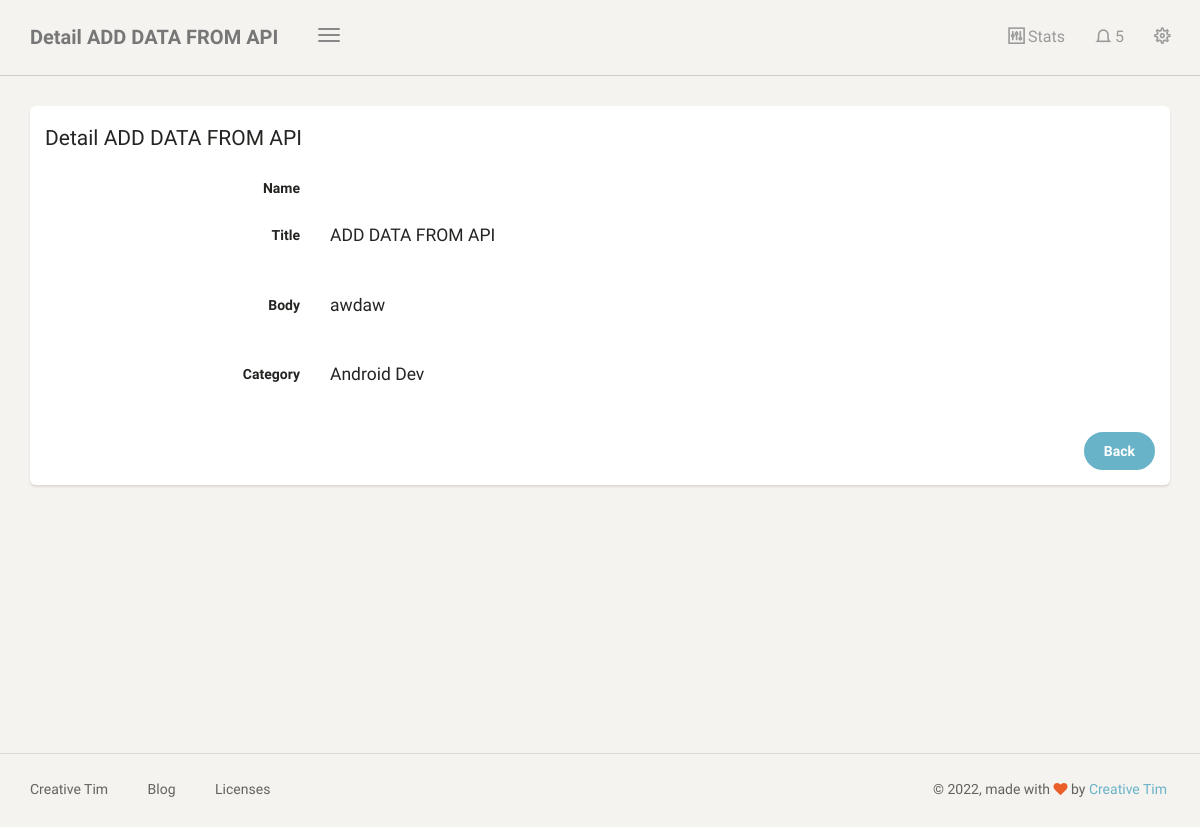
Screenshot of /dashboard/detail_article/1 with the database file from the repository.
### blog/models.py (models this page shows, shortened)
class Article(models.Model):
    user = models.ForeignKey(User, on_delete=models.CASCADE, blank=True, null=True)
    title = models.CharField(max_length=100)
    body = RichTextUploadingField(
        blank = True,
        null = True,
        config_name = 'special'
    )
    category = models.ForeignKey(Category, on_delete=models.CASCADE)
    date = models.DateField(auto_now_add=True)
    class Meta:
        ordering = ['-id']

class Category(models.Model):
    name = models.CharField(max_length=20)

### blog/views.py (the view)
# urls.py: path('detail_article/<str:id>', views.detail_article, name='detail_article'),
def detail_article(request, id):
    article = Article.objects.get(id=id)
    context = {
        'title': 'Detail {}'.format(article.title),
        'article': article
    }
    return render(request, 'back/detail_article.html', context)

### templates/back/detail_article.html (shortened to what this page needs)
{% extends 'back/base.html' %}
{% block content %}
<div class="content">
	            <div class="container-fluid">
	                <div class="row">
	                    <div class="col-md-12">
	                        <div class="card">
								<form class="form-horizontal" method="POST">
		                            <div class="card-header">
										<h4 class="card-title">
											{{title}}
										</h4>
									</div>
		                            <div class="card-content">
										<div class="form-group">
		                                    <label class="col-md-3 control-label">Name</label>
		                                    <div class="col-md-9">
		                                    </div>
		                                </div>
                                        <div class="form-group">
		                                    <label class="col-md-3 control-label">Title</label>
		                                    <div class="col-md-9">
		                                        <h5 class="card-title">{{article.title}}</h5>
		                                    </div>
		                                </div>
                                        <div class="form-group">
		                                    <label class="col-md-3 control-label">Body</label>
		                                    <div class="col-md-9">
                                                <h5 class="card-title">{{article.body}}</h5>
		                                    </div>
		                                </div>
                                        <div class="form-group">
		                                    <label class="col-md-3 control-label">Category</label>
		                                    <div class="col-md-9">
												<h5 class="card-title">{{article.category.name}}</h5>
		                                    </div>
		                                </div>
									</div>
									<div class="card-footer text-right">
										<div class="form-group">
											<label class="col-md-3"></label>
											<div class="col-md-9">
												<a href="{% url 'blogs' %}" class="btn btn-fill btn-info">
													Back
												</a>
											</div>
										</div>
									</div>
								</form>
	                    	</div>
	                	</div>
	                </div>
	            </div>
</div>
{% endblock content %}

### rows the page displays
Article: title "ADD DATA FROM API", body "awdaw", category.name "Android Dev"

### other values shown
{{ title }} "Detail ADD DATA FROM API"
